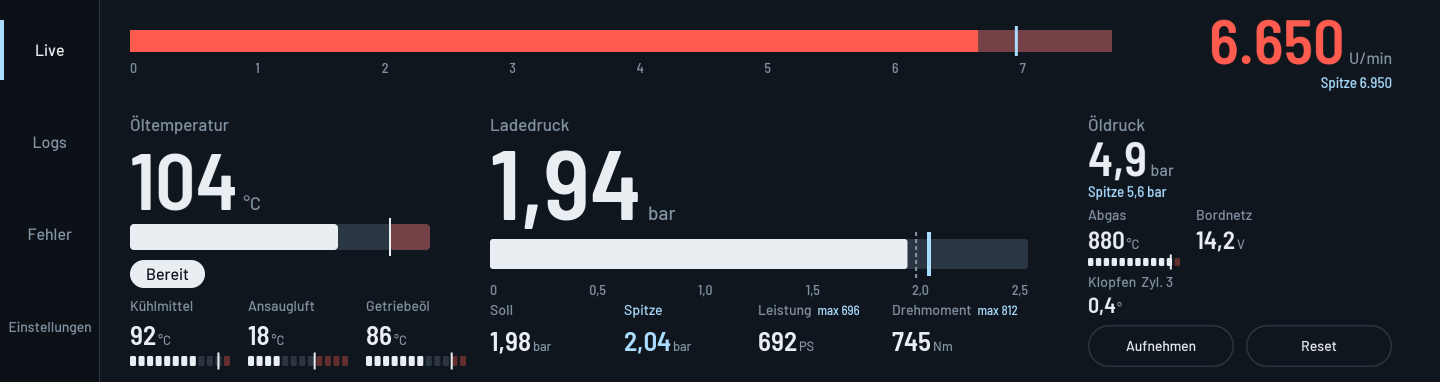
#> input picture docs/design/preview/share-live.png, 2880 x 764 px, found by its file name (shown at 1/2 size)
$ python share_images.py ../docs/share/1-live.png
#> lines starting #> are read from the running program, lines starting #| are printed output that depends on the picture
#!/usr/bin/env python3
"""Share pictures (docs/share/*.png, 1600x900) from the app's own screens. Copyright (c) 2026 Prototype019. All rights reserved (LICENSE).
    .venv/bin/python tools/share_images.py "$PWD"
"""
import sys, os
from PIL import Image, ImageDraw, ImageFont, ImageFilter
R = sys.argv[1]
F = os.path.join(R, 'tools/fonts/src')
bold = lambda s: ImageFont.truetype(os.path.join(F, 'BarlowSemiCondensed-SemiBold.ttf'), s)
med = lambda s: ImageFont.truetype(os.path.join(F, 'Barlow-Medium.ttf'), s)
W, H = 1600, 900
BG, TEXT, DIM, ICE, RED = (10, 14, 19), (233, 238, 242), (131, 148, 164), (169, 220, 255), (255, 91, 79)
shots = [
    ('preview/share-live.png', 'Motordaten', 'Live-Werte direkt aus der Motorsteuerung · BMW iDrive 8', '1-live.png'),
    ('emulator/2-warmfahren.png', 'Warmfahren', 'Öl, Kühlmittel und Getriebe: grün sobald bereit für Volllast', '2-warmfahren.png'),
    ('preview/share-klopfen.png', 'Klopfregelung', 'Wie viel Zündung zurückgenommen wird, und auf welchem Zylinder', '3-klopfen.png'),
    ('preview/logmix.png', 'Aufzeichnungen', 'Lambda, Raildruck, Klopfen je Zylinder, Ladedruck, Temperaturen', '4-logs.png'),
    ('preview/faults.png', 'Fehlerspeicher', 'Alle Steuergeräte live lesen, mit Klartext je Fehler', '5-fehler.png'),
    ('emulator/6-bereit.png', 'Alles einstellbar', 'Grenzwerte und Bereit-Temperaturen selbst festlegen', '6-einstellungen.png'),
]
for src, title, sub, out in shots:
    img = Image.new('RGB', (W, H), BG)
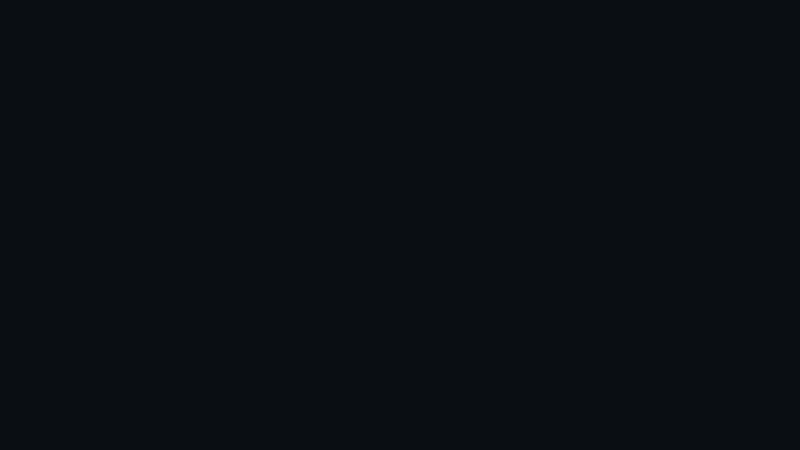
#> img: PIL image 1600x900 RGB (shown at 1/2 size); mean R, G, B 10, 14, 19
    d = ImageDraw.Draw(img)
    # a soft cold-to-red glow under the screen, the app's own heat language
    glow = Image.new('RGB', (W, H), BG)
    gd = ImageDraw.Draw(glow)
    gd.ellipse((180, 420, 820, 860), fill=(30, 60, 90)); gd.ellipse((780, 420, 1420, 860), fill=(80, 30, 28))
    img = Image.blend(img, glow.filter(ImageFilter.GaussianBlur(140)), 0.55)
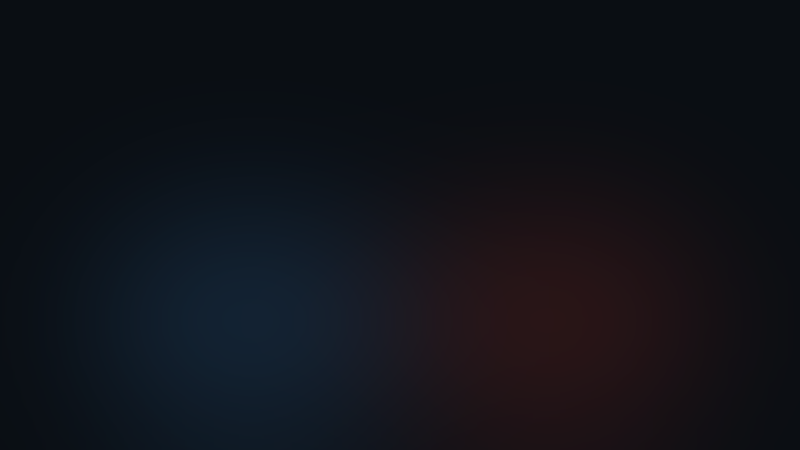
#> img: PIL image 1600x900 RGB (shown at 1/2 size); mean R, G, B 16.8, 18.5, 24.9
    d = ImageDraw.Draw(img)
    d.text((80, 70), title, font=bold(84), fill=TEXT)
    d.text((82, 172), sub, font=med(34), fill=DIM)
    d.rectangle((80, 236, 160, 242), fill=ICE); d.rectangle((166, 236, 210, 242), fill=RED)
    shot = Image.open(os.path.join(R, 'docs/design', src)).convert('RGB')
    sw = W - 160; sh = round(shot.height * sw / shot.width)
#> after `sh = round(shot.height * sw / shot.width)`: sh = 382
    shot = shot.resize((sw, sh), Image.LANCZOS)
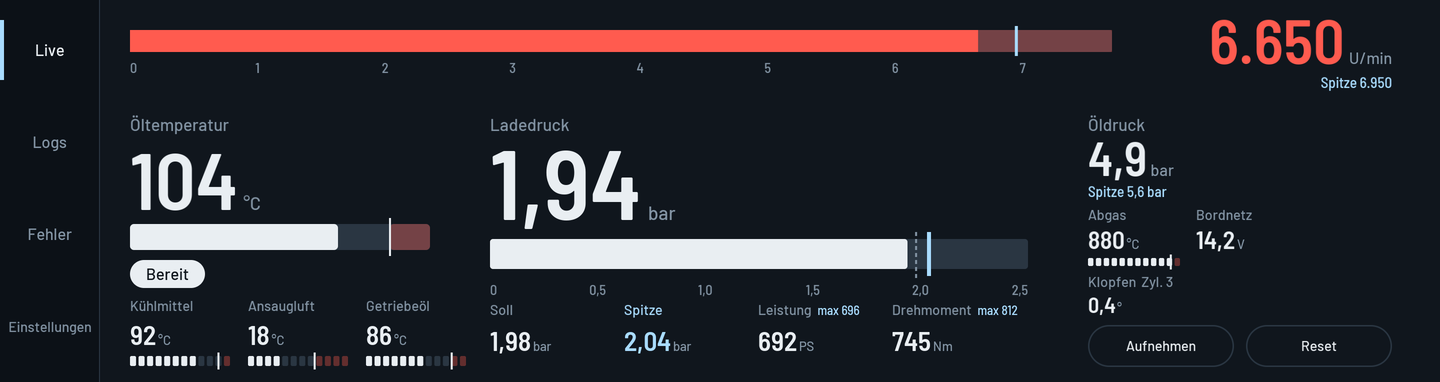
#> shot: PIL image 1440x382 RGB; mean R, G, B 40.2, 39.3, 45.5
    y = 300
    bez = Image.new('RGB', (sw + 28, sh + 28), (0, 0, 0))
#> bez: PIL image 1468x410 RGB; every value is 0
    img.paste(bez, (66, y - 14)); img.paste(shot, (80, y))
#> after `img.paste(bez, (66, y - 14))`:
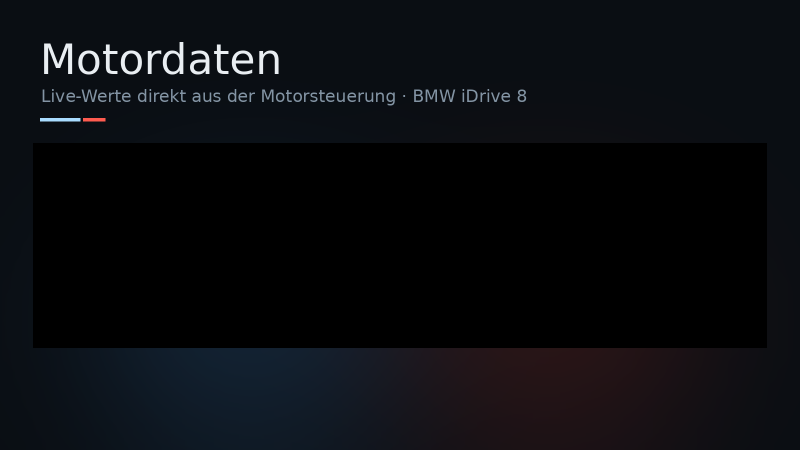
#> img: PIL image 1600x900 RGB (shown at 1/2 size); mean R, G, B 10.4, 12, 15.5
#> after `img.paste(shot, (80, y))`:
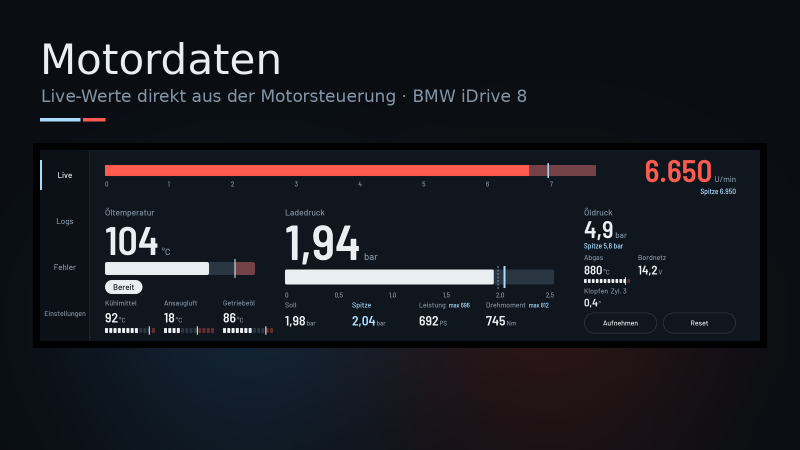
#> img: PIL image 1600x900 RGB (shown at 1/2 size); mean R, G, B 25.8, 27, 32.9
    d.text((80, H - 70), 'BMW G87 M2 · S58 · MGU Store App', font=med(26), fill=(90, 104, 118))
    img.save(os.path.join(R, 'docs/share', out), optimize=True)
    print(out)
#> pass 2 of the loop `for src, title, sub, out in shots:`:
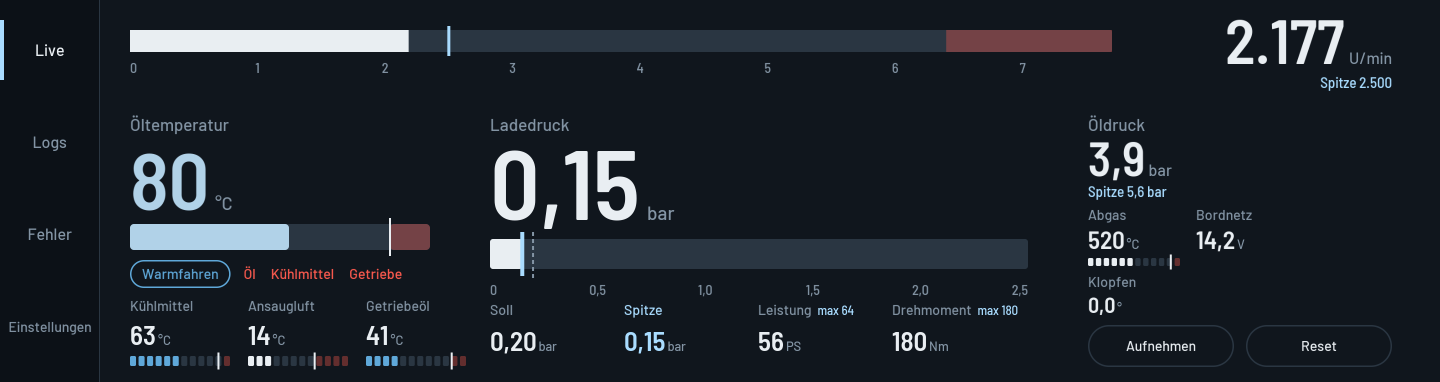
#> input picture docs/design/emulator/2-warmfahren.png, 2880 x 764 px, found by its file name (shown at 1/2 size)
#> `img.paste(bez, (66, y - 14))`:
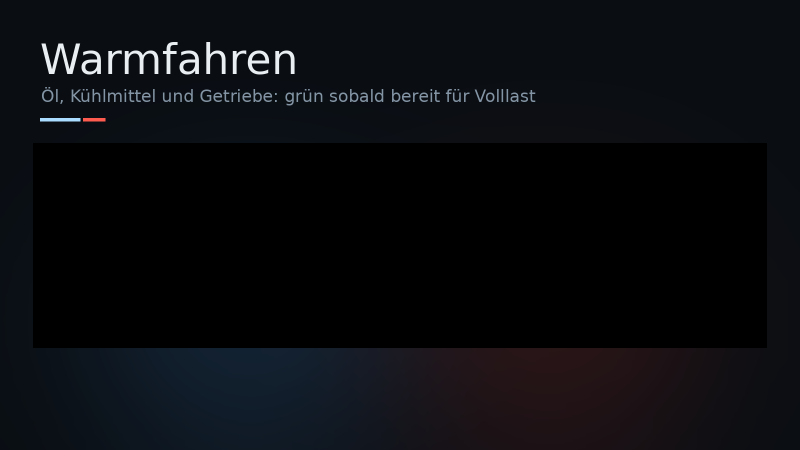
#> img: PIL image 1600x900 RGB (shown at 1/2 size); mean R, G, B 10.5, 12, 15.5
#> `img.paste(shot, (80, y))`:
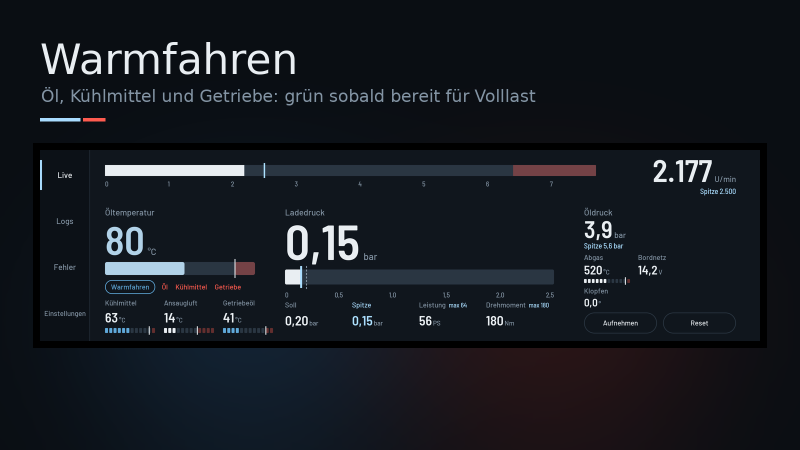
#> img: PIL image 1600x900 RGB (shown at 1/2 size); mean R, G, B 21.5, 25.4, 31.8
#> pass 3 of the loop `for src, title, sub, out in shots:`:
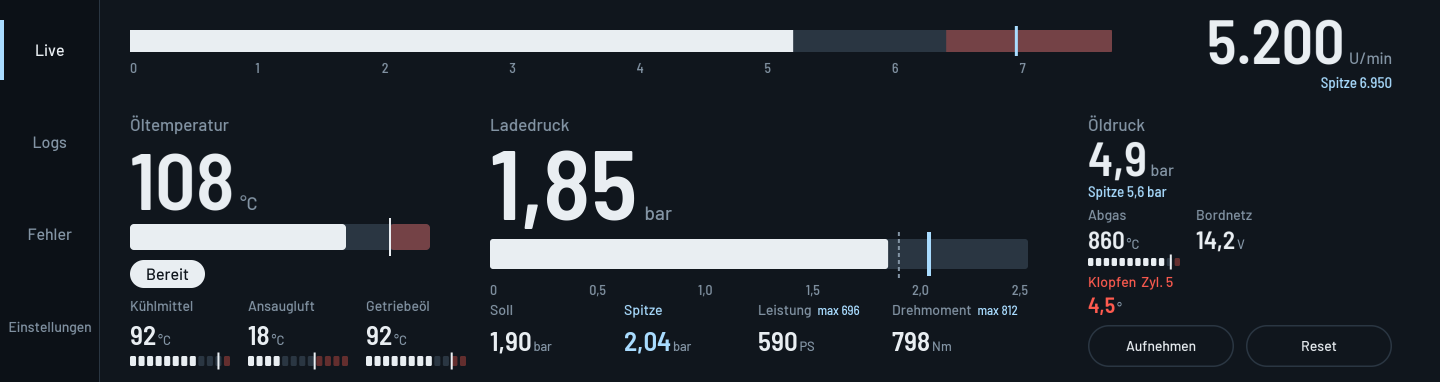
#> input picture docs/design/preview/share-klopfen.png, 2880 x 764 px, found by its file name (shown at 1/2 size)
#> `img.paste(bez, (66, y - 14))`:
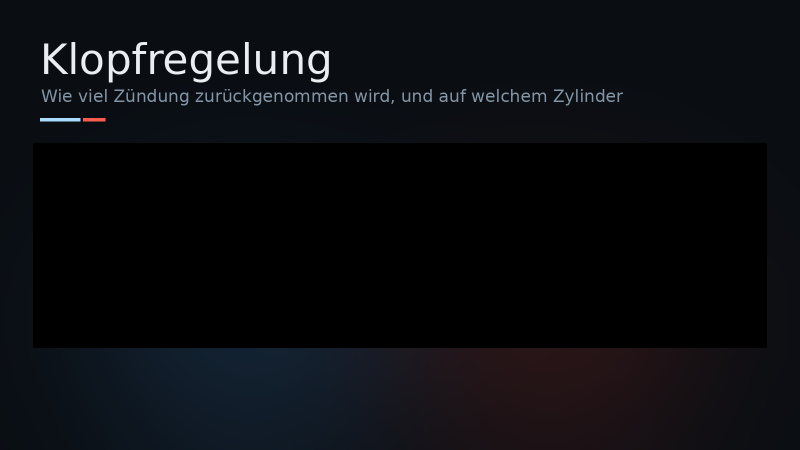
#> img: PIL image 1600x900 RGB (shown at 1/2 size); mean R, G, B 10.9, 12.4, 15.9
#> `img.paste(shot, (80, y))`:
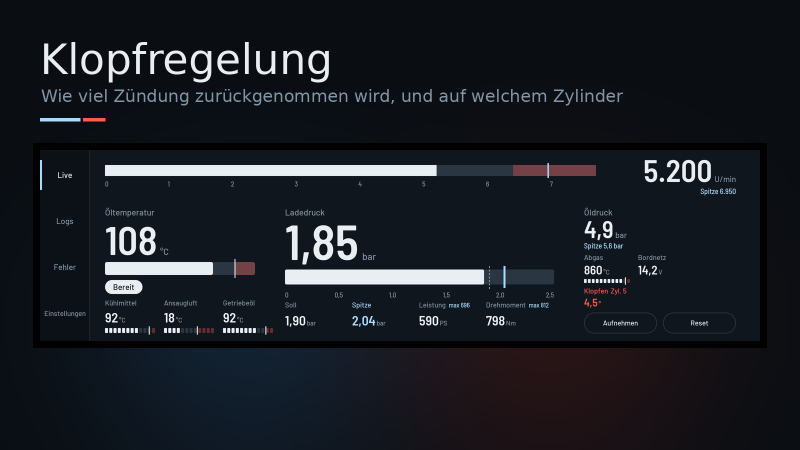
#> img: PIL image 1600x900 RGB (shown at 1/2 size); mean R, G, B 25.5, 29.1, 35.2
#> (the run stopped early here; a loop or call above may not have finished)
